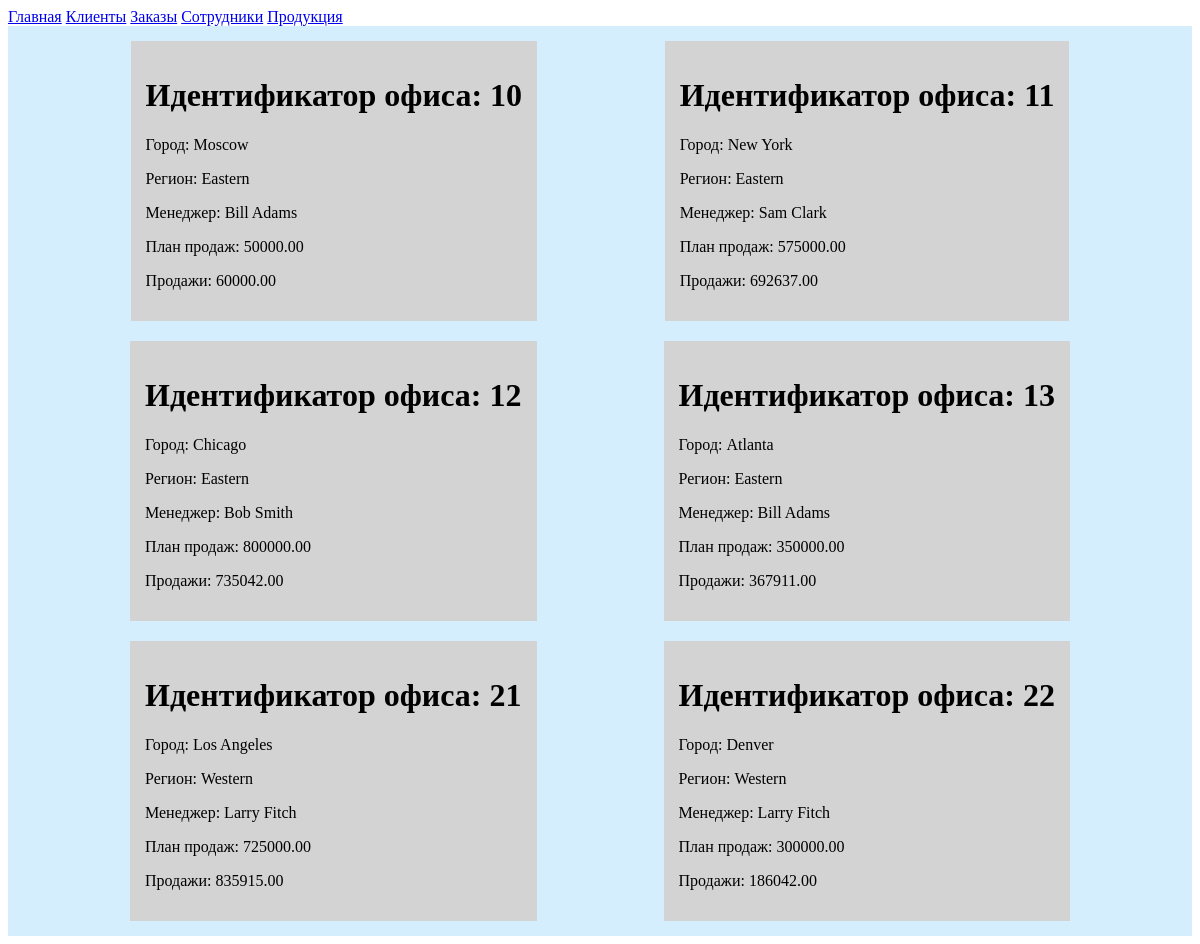
The page / on the database its author committed.
### tables this page shows
CREATE TABLE `offices` (
  `OFFICE` int(11) NOT NULL,
  `CITY` varchar(15) NOT NULL,
  `REGION` varchar(10) NOT NULL,
  `MGR` int(11) DEFAULT NULL,
  `TARGET` decimal(9,2) DEFAULT NULL,
  `SALES` decimal(9,2) NOT NULL
);

CREATE TABLE `salesreps` (
  `EMPL_NUM` int(11) NOT NULL,
  `NAME` varchar(15) NOT NULL,
  `AGE` int(11) DEFAULT NULL,
  `REP_OFFICE` int(11) DEFAULT NULL,
  `TITLE` varchar(10) DEFAULT NULL,
  `HIRE_DATE` date NOT NULL,
  `MANAGER` int(11) DEFAULT NULL,
  `QUOTA` decimal(9,2) DEFAULT NULL,
  `SALES` decimal(9,2) NOT NULL
);

### index.php (the view, shortened to what this page needs)
<?php
try{
	$pdo = DBConnect::getConnection();
}catch(PDOException $exception){
	die('Не удалось получить данные');
}
$query = "SELECT OFFICE, CITY, REGION, TARGET, offices.SALES AS OFFICE_SALES, NAME
					FROM offices, salesreps
					WHERE MGR = EMPL_NUM;";
$result = $pdo->query($query);
?>
<!doctype html>
<html lang="en">
<head>
    <link rel="stylesheet" href="style.css">
</head>
<body>
	<nav>
		<a href="/">Главная</a>
		<a href="customers.php">Клиенты</a>
        <a href="orders.php">Заказы</a>
        <a href="salesreps.php">Сотрудники</a>
		<a href="products.php">Продукция</a>
	</nav>
	<div class="container offices">
		<?php while($office = $result->fetch()):?>
			<div class="box office">
				<h1>Идентификатор офиса: <?php echo $office['OFFICE']?></h1>
				<p>Город: <?= $office['CITY']?></p>
				<p>Регион: <?= $office['REGION']?></p>
				<p>Менеджер: <?= $office['NAME']?></p>
				<p>План продаж: <?= $office['TARGET']?></p>
				<p>Продажи: <?= $office['OFFICE_SALES']?></p>
			</div>
		<?php endwhile;?>
	</div>
</body>
</html>

### style.css (style rules this page uses)
.container { max-width: 1200px; margin: auto; display: flex; flex-wrap: wrap; justify-content: space-evenly; gap: 20px; padding: 15px; background: #d4eefe; }
.box { background: lightgray; padding: 15px; }

### rows shown on the page
offices: OFFICE "10", CITY "Moscow", REGION "Eastern", MGR.NAME "Bill Adams", TARGET "50000.00", SALES "60000.00"
offices: OFFICE "11", CITY "New York", REGION "Eastern", MGR.NAME "Sam Clark", TARGET "575000.00", SALES "692637.00"
offices: OFFICE "12", CITY "Chicago", REGION "Eastern", MGR.NAME "Bob Smith", TARGET "800000.00", SALES "735042.00"
offices: OFFICE "13", CITY "Atlanta", REGION "Eastern", MGR.NAME "Bill Adams", TARGET "350000.00", SALES "367911.00"
offices: OFFICE "21", CITY "Los Angeles", REGION "Western", MGR.NAME "Larry Fitch", TARGET "725000.00", SALES "835915.00"
offices: OFFICE "22", CITY "Denver", REGION "Western", MGR.NAME "Larry Fitch", TARGET "300000.00", SALES "186042.00"
